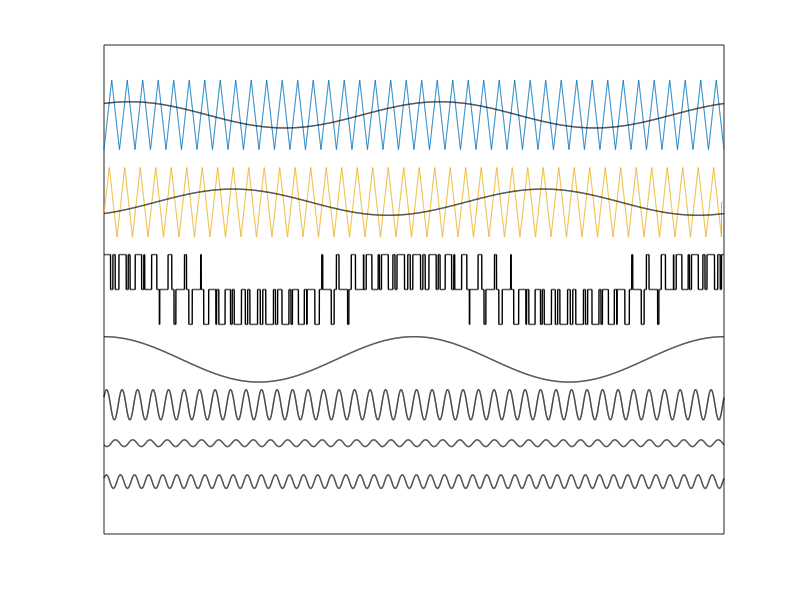

Write MATLAB code to recreate this figure.
clear ;
clc;
tic;
%% Time array
ma = 0.75;
fout = 50; % Hz
fsw = 1000; % Hz
Tstep = (1/fsw)/200; % s
Ts = Tstep; % s
Tfinal =2/fout ; % s
time_array = 0:Tstep:Tfinal-Tstep;
NumberofSteps = numel(time_array);
%Generate switching signals
The_c=0;
The_f=-pi/6;
phaseA=The_f+0;
phaseB=The_f-2*pi/3;
phaseC=The_f+2*pi/3;
VrefA = ma*cos(2*pi*fout*time_array+phaseA);
VrefB = ma*cos(2*pi*fout*time_array+phaseB);
VrefC = ma*cos(2*pi*fout*time_array+phaseC);
Vtriang = zeros(1, NumberofSteps);
for k = 1:Tfinal*fsw
   Triang_temp = triang(1/(Ts*fsw));
   Vtriang((length(Triang_temp)*(k-1)+1:k/(Tstep*fsw))) = (Triang_temp*2)-1;
end
%%
carrierPhA=0;
carrierPhB=60;
carrierPhC=0;
carA= round(carrierPhA/(fsw*Ts)/360);
if carA==0
    carA=1;
end
carB= round(carrierPhB/(fsw*Ts)/360);
if carB==0
    carB=1;
end
carC= round(carrierPhC/(fsw*Ts)/360);
if carC==0
    carC=1;
end

%%
VcarrierA = [ Vtriang(carA:end), zeros(1,carA-1)];
VcarrierB = [ Vtriang(carB:end), zeros(1,carB-1)];
VcarrierC = [ Vtriang(carC:end), zeros(1,carC-1)];

%%
SA = double(VrefA > VcarrierA);
SB = double(VrefB > VcarrierB);
SC = double(VrefC > VcarrierC);

VphaA = ma*cos(2*pi*fout*time_array+phaseA)/2;
VphaB = ma*cos(2*pi*fout*time_array+phaseB)/2;
VphaC = ma*cos(2*pi*fout*time_array+phaseC)/2;

%%
carrierPhA=carrierPhA*pi/180;
carrierPhB=carrierPhB*pi/180;
carrierPhC=carrierPhC*pi/180;
m=1; % carrier
n=2; % fundamental
mag_fsw=2*m*besselj(0,ma*pi/2)/pi;
Vfsw_A=(2*m*besselj(0,ma*pi/2)/pi)*cos(2*pi*fsw*time_array+carrierPhA);
Vfsw_B=(2*m*besselj(0,ma*pi/2)/pi)*cos(2*pi*fsw*time_array+carrierPhB);
Vfsw_C=(2*m*besselj(0,ma*pi/2)/pi)*cos(2*pi*fsw*time_array+carrierPhC);
%
VfswSL_A=2.*besselj(n,m*ma*pi/2)/(m*pi)*cos(2*pi*(fsw-2*fout)*time_array+carrierPhA-2*phaseA);
VfswSL_B=2.*besselj(n,m*ma*pi/2)/(m*pi)*cos(2*pi*(fsw-2*fout)*time_array+carrierPhB-2*phaseB);
VfswSL_C=2.*besselj(n,m*ma*pi/2)/(m*pi)*cos(2*pi*(fsw-2*fout)*time_array+carrierPhB-2*phaseC);
%
VfswSH_A=2.*besselj(n,m*ma*pi/2)/(m*pi)*cos(2*pi*(fsw+2*fout)*time_array+carrierPhA+2*phaseA);
VfswSH_B=2.*besselj(n,m*ma*pi/2)/(m*pi)*cos(2*pi*(fsw+2*fout)*time_array+carrierPhB+2*phaseB);
VfswSH_C=2.*besselj(n,m*ma*pi/2)/(m*pi)*cos(2*pi*(fsw+2*fout)*time_array+carrierPhB+2*phaseC);

%%
figure();
plot(time_array,VcarrierA+5,time_array,VphaA+5,'color','k','LineWidth',1)
hold on;
plot(time_array,VcarrierB+2.5,time_array,VphaB+2.5,'color','k','LineWidth',1)
hold on; 
plot(time_array,SA-SB,'color','k','LineWidth',1)
hold on;
minus=-2;
plot(time_array,(VphaA-VphaB)+minus,'color','k','LineWidth',1)
hold on;
minus=-3;
plot(time_array,(Vfsw_A-Vfsw_B)+minus*1.1,'color','k','LineWidth',1);
hold on;
minus=-4;
plot(time_array,(VfswSL_A-VfswSL_B)+minus*1.1,'color','k','LineWidth',1);
hold on;
minus=-5;
plot(time_array,(VfswSH_A-VfswSH_B)+minus*1.1,'color','k','LineWidth',1);
hold on;
set(gca,'xtick',[])
grid on;
grid minor;
set(gca,'ytick',[])
ylim([-7 7])
%%
% figure();
% plot(time_array,SA+2.4,time_array,VphaA+3,'color','k','LineWidth',0.4)
% hold on;
% plot(time_array,SB+1.2,time_array,VphaB+1.7,'color','k','LineWidth',0.4)
% hold on; 
% plot(time_array,SA-SB,'color','k','LineWidth',0.4)
% hold on;
% minus=min(SA-SB)-max(VphaA-VphaB);
% plot(time_array,(VphaA-VphaB)+minus*1.1,'color','k','LineWidth',1)
% hold on;
% minus=min((VphaA-VphaB)+minus)-max(Vfsw_A-Vfsw_B);
% plot(time_array,(Vfsw_A-Vfsw_B)+minus*1.1,'color','k','LineWidth',1);
% hold on;
% minus=min((Vfsw_A-Vfsw_B)+minus*1.1)-max(VfswSL_A-VfswSL_B);
% plot(time_array,(VfswSL_A-VfswSL_B)+minus*1.1,'color','k','LineWidth',1);
% hold on;
% minus=min((VfswSL_A-VfswSL_B)+minus*1.1)-max(VfswSH_A-VfswSH_B);
% plot(time_array,(VfswSH_A-VfswSH_B)+minus*1.1,'color','k','LineWidth',1);
% hold on;
% set(gca,'xtick',[])
% grid on;
% grid minor;
% set(gca,'ytick',[])
% ylim([-6 4])

%%


%%
% N=1;
% subplot(5,1,1)
% plot(time_array,SA-SB,'color','k','LineWidth',0.4)
% ylim([-N N])
% subplot(5,1,2)
% plot(time_array,VphaA-VphaB,'color','k','LineWidth',2)
% ylim([-N N])
% subplot(5,1,3)
% plot(time_array,Vfsw_A-Vfsw_B,'color','k','LineWidth',2);
% ylim([-N N])
% subplot(5,1,4)
% plot(time_array,VfswSL_A-VfswSL_B,'color','k','LineWidth',1);
% ylim([-N N])
% subplot(5,1,5)
% plot(time_array,VfswSH_A-VfswSH_B,'color','k','LineWidth',1);
% ylim([-N N])
% hold on;
% set(gca,'xtick',[])
% set(gca,'ytick',[])
%%
% plot(time_array,SA-SB,'color','k','LineWidth',0.4)
% hold on;
% plot(time_array,VphaA-VphaB,'--','color','k','LineWidth',2)
% hold on; 
% plot(time_array,Vfsw_A-Vfsw_B,'--','color','k','LineWidth',2);
% hold on;
% plot(time_array,VfswSL_A-VfswSL_B,'color','r','LineWidth',1);
% hold on;
% plot(time_array,VfswSH_A-VfswSH_B,'color','b','LineWidth',1);
% hold on;
% set(gca,'xtick',[])
% set(gca,'ytick',[])
% ylim([-1.2 1.2])
%%
% figure();
% plot(time_array,SA,'color','k','LineWidth',0.4)
% ylim([-1.2 1.2])
% hold on;
% plot(time_array,VrefA,'color','m','LineWidth',2)
% hold on; 
%%

% figure();
% plot(time_array,VcarrierA,'color','r','LineWidth',0.4)
% ylim([-1.2 1.2])
% hold on;
% plot(time_array,VcarrierB,'color','g','LineWidth',0.4)
% ylim([-1.2 1.2])
% hold on;
% plot(time_array,VcarrierC,'color','b','LineWidth',0.4)
% ylim([-1.2 1.2])
% hold on
% plot(time_array,VrefA,'-','color','r','LineWidth',2)
% hold on; 
% plot(time_array,VrefB,'-','color','g','LineWidth',2)
% hold on; 
% plot(time_array,VrefC,'-','color','b','LineWidth',2)
% hold on; 
% set(gca,'xtick',[])
% set(gca,'ytick',[])
% xlim([7/8/fout 15/8/fout])

%% 
% figure();
% plot(time_array,Vfsw_A-Vfsw_B+VfswSH_A-VfswSH_B+VfswSL_A-VfswSL_B,'color','b','LineWidth',0.8);
% hold on;
% set(gca,'xtick',[])
% set(gca,'ytick',[])
% %% 
% figure();
% plot(time_array,Vfsw_A-Vfsw_B+VfswSH_A-VfswSH_B,'color','b','LineWidth',0.8);
% hold on;


%%
% plot(time_array,SA)
% y=zeros(1,length(SA));
% 
% for j=1:length(SA)
% if SA(j)==1
%     SAp(j)=0;
% else 
%     SAp(j)=1; 
% end
% end
%%
% x2 = [time_array, fliplr(time_array)];
% inBetween = [SA, fliplr(y)];
% inBetween2 = [SAp, fliplr(y)];
% %%
% fill(x2, inBetween, 'r');
% hold on;
% fill(x2, inBetween2, 'k');
% hold on;
% 
% %%
% 
% plot(time_array,VphaA-VphaB,'color','r','LineWidth',2)
% hold on; 
% plot(time_array,Vfsw_A-Vfsw_B+VfswSL_A-VfswSL_B+VfswSH_A-VfswSH_B,'color','b','LineWidth',2);
% hold on;
% 
% set(gca,'xtick',[])
% set(gca,'ytick',[])
% ylim([-1.2 1.2])
